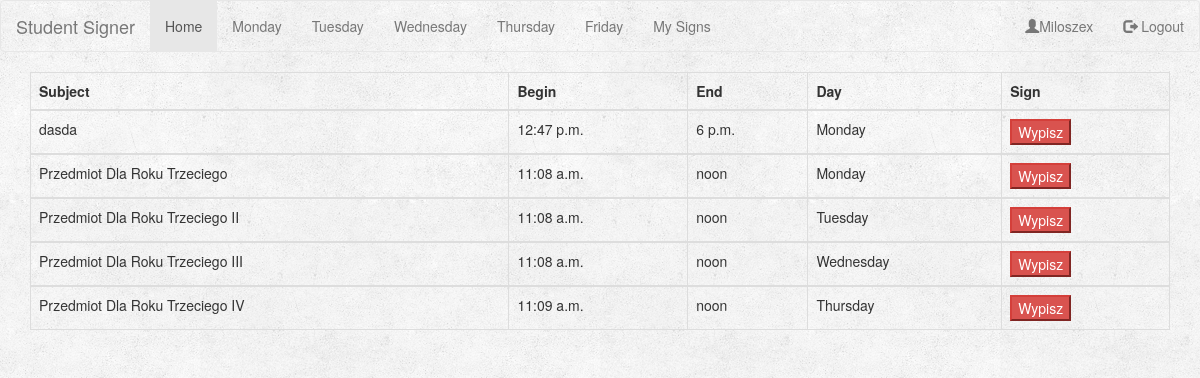
The page /mysigns/ (signed in) on the database its author committed.
### signs/models.py (models this page shows, shortened)
class Sign(models.Model):
    subject = models.ForeignKey(Subject, on_delete=models.CASCADE)
    user = models.ForeignKey(User, on_delete=models.CASCADE)
    class Meta:
        unique_together = ('subject', 'user')
        ordering = ['user__extendeduser__index_number', 'subject__day']

class Subject(models.Model):
    DAY_CHOICE = (
        (1, 'Monday'),
        (2, 'Tuesday'),
        (3, 'Wednesday'),
        (4, 'Thursday'),
        (5, 'Friday'),
    )
    YEAR_CHOICE = (
        (0, 'undefined'),
        (1, '1'),
        (2, '2'),
        (3, '3'),
        (4, '4'),
        (5, '5'),
    )
    name = models.CharField(max_length=150)
    day = models.IntegerField(choices=DAY_CHOICE)
    begin_at = models.TimeField(blank=True)
    end_at = models.TimeField(blank=True)
    actual_space = models.IntegerField(default=0)
    space = models.IntegerField(default=0)
    year = models.IntegerField(choices=YEAR_CHOICE, default=0)
    class Meta:
        ordering = ['begin_at']

### signs/views.py (the view)
# urls.py: url(r'^mysigns/$', views.mySigns, name='mysigns'),
@login_required(login_url='/account/login/')
def mySigns(request):
    user = request.user
    subjects = Sign.objects.all().filter(user=user)
    return render(request, 'signs/my_signs.html', {'subjects': subjects})

### signs/templates/signs/my_signs.html (shortened to what this page needs)
{% extends 'base.html' %}
{% block pageContent %}
    <table class="table table-bordered">
    <thead>
    <tr>
        <th>Subject</th>
        <th>Begin</th>
        <th>End</th>
        <th>Day</th>
        <th>Sign</th>
    </tr>
    </thead>
    {% for subject in subjects %}
        <tbody>
        <td>{{subject.subject.name}}</td>
        <td>{{subject.subject.begin_at}}</td>
        <td>{{subject.subject.end_at}}</td>
        <td>{{subject.subject.get_day_display}}</td>
        <td><button id="mybtn" subjectId={{subject.id}} class="btn-danger subjectButton">Wypisz</button> <br></td>
        </tbody>
    {% endfor %}
    </table>
{% endblock %}

### account/templates/base.html (shortened to what this page needs)
<!DOCTYPE html>
<html lang="en">
<head>
  <link rel="stylesheet" href="https://maxcdn.bootstrapcdn.com/bootstrap/3.3.7/css/bootstrap.min.css">
    {% load staticfiles %}
    <link rel="stylesheet" type="text/css" href="{% static 'account/style.css' %}">
</head>
<body>
<nav class="navbar navbar-default" id="bar">
  <div class="container-fluid">
    <div class="navbar-header">
      <a class="navbar-brand" href="#">Student Signer</a>
    </div>
    <ul class="nav navbar-nav">
      <li class="active"><a href="{% url 'index' %}">Home</a></li>
        {% if user.is_authenticated %}
      <li><a href="{% url 'showMonday' %}">Monday</a></li>
      <li><a href="{% url 'showTuesday' %}">Tuesday</a></li>
      <li><a href="{% url 'showWednesday' %}">Wednesday</a></li>
      <li><a href="{% url 'showThursday' %}">Thursday</a></li>
      <li><a href="{% url 'showFriday' %}">Friday</a></li>
      <li><a href="{% url 'mysigns' %}">My Signs</a></li>
            {% endif %}
    </ul>
      <ul class="nav navbar-nav navbar-right">
          {% if user.is_authenticated %}
              <li><a href="#"><span class="glyphicon glyphicon-user"></span>{{ user }}</a></li>
              <li><a href="{%  url 'logout' %}"><span class="glyphicon glyphicon-log-out"></span> Logout </a></li>
          {% else %}
              <li><a href="{% url 'register' %}"><span class="glyphicon glyphicon-user"></span> Sign Up</a></li>
              <li><a href="{% url 'login' %}"><span class="glyphicon glyphicon-log-in"></span> Login</a></li>
          {% endif %}
      </ul>
  </div>
</nav>
<div class="container-fluid">
    <div class="container">
        {% block pageContent %}
        {% endblock %}
    </div>
</div>
</body>
</html>

### account/static/account/style.css (style rules this page uses)
body { background: white url("images/background.png"); }
#bar { background: white url("images/background.png"); }

### rows shown on the page
Sign: subject.name "dasda", subject.begin_at "12:47 p.m.", subject.end_at "6 p.m.", subject.day "Monday"
Sign: subject.name "Przedmiot Dla Roku Trzeciego", subject.begin_at "11:08 a.m.", subject.end_at "noon", subject.day "Monday"
Sign: subject.name "Przedmiot Dla Roku Trzeciego II", subject.begin_at "11:08 a.m.", subject.end_at "noon", subject.day "Tuesday"
Sign: subject.name "Przedmiot Dla Roku Trzeciego III", subject.begin_at "11:08 a.m.", subject.end_at "noon", subject.day "Wednesday"
Sign: subject.name "Przedmiot Dla Roku Trzeciego IV", subject.begin_at "11:09 a.m.", subject.end_at "noon", subject.day "Thursday"

### other values the page prints
{{ user }} "Miloszex"
